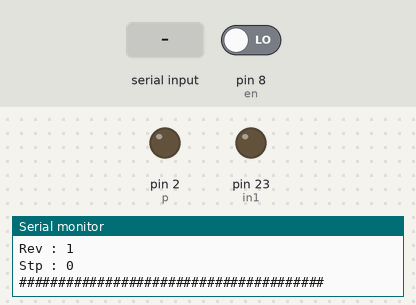
A sketch run on a simulated Arduino Mega 2560, built with avr-gcc and run on an emulated ATmega2560. On the bench: output pins drawn as LEDs (lit = HIGH), the last lines printed to the serial monitor. Dashed ring = blinking. The test bench sets the inputs (shaded band); at power-on: pin 8 (en) LOW.

Above: at 1.2 s.
1.3 s: "a" received over Serial
At 1.9 s:
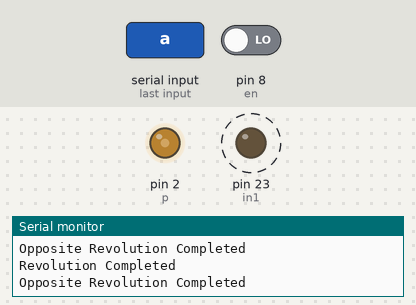
4.3 s: pin 8 (en) driven HIGH
7.3 s: "u" received over Serial
At 7.8 s:
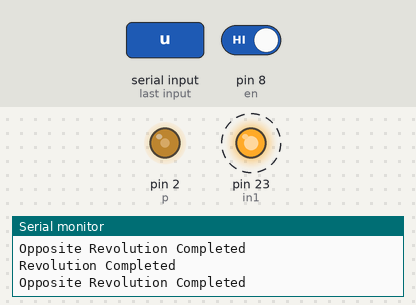
10.3 s: "d" received over Serial
At 11.4 s:
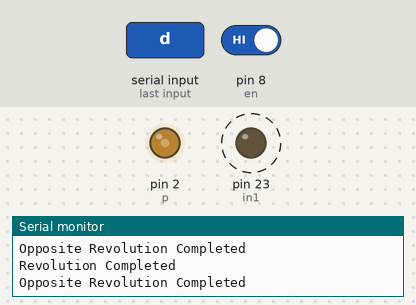
13.3 s: pin 8 (en) driven LOW
16.3 s: pin 8 (en) driven HIGH
Timing chart, 0 to 66.8 s (numbered marks = the images above; inputs shaded):
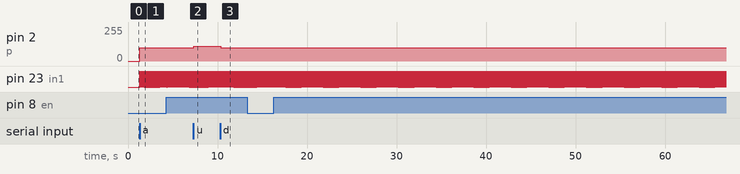

The sketch:

salt_test.ino
```cpp
#define p 2
#define in2 22
#define in1 23
#define en 8


bool stat = 0;
bool new_stat = 0;
int stp = 0;
int rev = 1;
int pwm = 100;
char cmd;
uint8_t opp = 0;


void setup()
{
  Serial.begin(9600);

  pinMode(en, INPUT);
  pinMode(p, OUTPUT);
  pinMode(in1, OUTPUT);
  pinMode(in1, OUTPUT);

  disp_cond();


}

void loop()
{
  commander();
  new_stat = digitalRead(en);
  if (new_stat != stat)
  {
    stat = new_stat;
    stp++;
    Serial.print("Steps: ");
    Serial.println(stp);
  }


  if (opp==0 && stp >= 36 * rev)
  {
    Serial.println("Revolution Completed");
    //stop();
    dir2();
    stp = 0;
    opp = 1;
  }

  if(opp==1 && stp >= 36 * rev)
  {
    Serial.println("Opposite Revolution Completed");

    stop();
    stp=0;
    opp = 0;

  }

  if(opp==2 && stp >= 36 * rev)
  {
    Serial.println("More Opposite Revolution Completed");

    stop();
    stp=0;
    opp = 0;

    disp_cond();

  }


}

void dir2()
{
  analogWrite(p, pwm);
  digitalWrite(in1, HIGH);
  digitalWrite(in2, LOW);
}

void dir1()
{
  analogWrite(p, pwm);
  digitalWrite(in1, LOW);
  digitalWrite(in2, HIGH);
}

void stop()
{
  digitalWrite(in1, LOW);
  digitalWrite(in2, LOW);
}

void commander()
{
  while (Serial.available())
  {
    cmd = Serial.read();

    if (cmd == 'r')
    {
      stp = 0;
      dir1();
    }

    if (cmd == 't')
    {
      stop();
    }

    if (cmd == 'u')
    {
      pwm += 10;
      Serial.println(pwm);
    }

    if (cmd == 'd')
    {
      pwm -= 10;
      Serial.println(pwm);
    }

    if (cmd == 'q')
    {
      rev += 1;
      Serial.println(rev);

    }

    if (cmd == 'a')
    {
      rev -= 1;
      Serial.println(rev);

    }

    if(cmd == 'p')
    {
      disp_cond();
    }

    if(cmd == 'n')
    {
      stp = 0;
    }


  }
}

void disp_cond()
{
  Serial.println("\n#######################################");
  Serial.print("PWM : ");
  Serial.println(pwm);
   Serial.print("Rev : ");
  Serial.println(rev);
  Serial.print("Stp : ");
  Serial.println(stp);

  Serial.println("#######################################\n");
}
```

Measured:
- after the input at 1.3 s, pin 2 (p): 0/255 → 100/255 at once; pin 23 (in1): alternates HIGH for 0.03 s and LOW for 0.02 s, starting at once
- after the input at 7.3 s, pin 2 (p): 100/255 → 110/255 at once
- after the input at 10.3 s, pin 2 (p): 110/255 → 100/255 after 0.08 s
